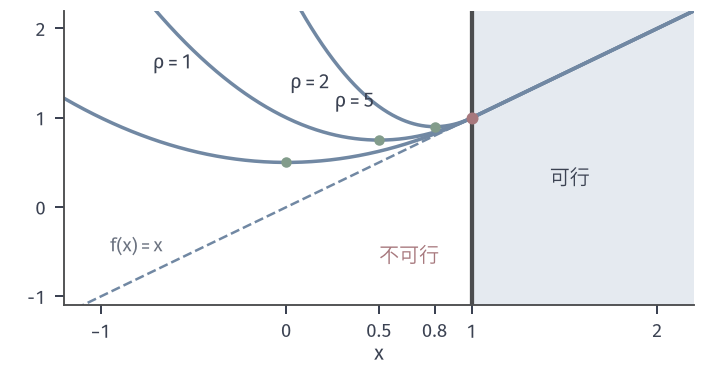

Write the Python code that produced this figure.
from pathlib import Path
import sys
ROOT = next(p for p in Path(__file__).resolve().parents if (p/'build.sh').is_file() and (p/'tex/book.tex').is_file())
sys.path.insert(0, str(ROOT/'figures/00-shared/mathematical-preliminaries-upper/00-shared/comprehension-figures'))
from support import figure, save, BLUE, GREEN, YELLOW, RED, PURPLE, INK, MUTED, GRID, BLUE_FILL, GREEN_FILL, YELLOW_FILL, RED_FILL, PURPLE_FILL
import numpy as np
HERE = Path(__file__).resolve().parent
STROKE = '#4C4D4F'
def panel(fig, left, right, top, bottom, wspace=.25, hspace=.2):
    fig.set_layout_engine(None)
    fig.subplots_adjust(left=left, right=right, top=top, bottom=bottom, wspace=wspace, hspace=hspace)
def tag(fig, ax, s, y=.03):
    p = ax.get_position(); fig.text((p.x0+p.x1)/2, y, s, ha='center', va='bottom')
def opt(ax, x, y, ms=4.8, z=7): ax.plot([x],[y],'o',ms=ms,color=RED,mew=0,zorder=z)
def it(ax, x, y, ms=4.2, z=6, c=GREEN): ax.plot([x],[y],'o',ms=ms,color=c,mew=0,zorder=z)
def bare(ax): ax.set_aspect('equal'); 
# Running example: f(x)=x1^2/2+3x2^2/2, h(x)=x1+x2-4, x*=(3,1), nu*=-3.
G = np.diag([1.,3.]); A1 = np.ones(2)
def fq(X,Y): return .5*X**2+1.5*Y**2
def line(ax,lo=-2,hi=7):
    t=np.array([lo,hi]); ax.plot(t,4-t,color=STROKE,lw=1.7,solid_capstyle='butt',zorder=3)

fig,ax=figure(width_mm=100,height_mm=52)
panel(fig,.09,.98,.97,.17)
X=np.linspace(-1.2,2.2,801)
ax.axvspan(1,2.2,color=BLUE_FILL,lw=0,zorder=0)
ax.axvline(1,color=STROKE,lw=1.7,zorder=2)
ax.plot(X,X,color=BLUE,lw=1.0,ls='--')
for r,ls in ((1,'-'),(2,'-'),(5,'-')):
    Q=X+r/2*np.maximum(1-X,0)**2
    ax.plot(X,Q,color=BLUE,lw=1.4)
    xr=1-1/r; it(ax,xr,xr+r/2*(1/r)**2)
opt(ax,1,1)
ax.set_xlim(-1.2,2.2);ax.set_ylim(-1.1,2.2);ax.set_xticks([-1,0,.5,.8,1,2]);ax.set_xticklabels(['$-1$','$0$','$0.5$','$0.8$','$1$','$2$'])
ax.set_yticks([-1,0,1,2]);ax.set_xlabel('$x$',labelpad=1)
ax.text(-.72,1.55,'$\\rho=1$',color=INK);ax.text(.02,1.32,'$\\rho=2$',color=INK);ax.text(.26,1.12,'$\\rho=5$',color=INK)
ax.text(-.95,-.5,'$f(x)=x$',color=MUTED,fontsize=7.5);ax.text(1.42,.25,'可行',color=INK)
ax.text(.5,-.62,'不可行',color=RED)
save(fig,HERE,'figure',{'objective':'x+rho/2*max(1-x,0)^2','rho':[1,2,5],'minimizers':[0,.5,.8]})
